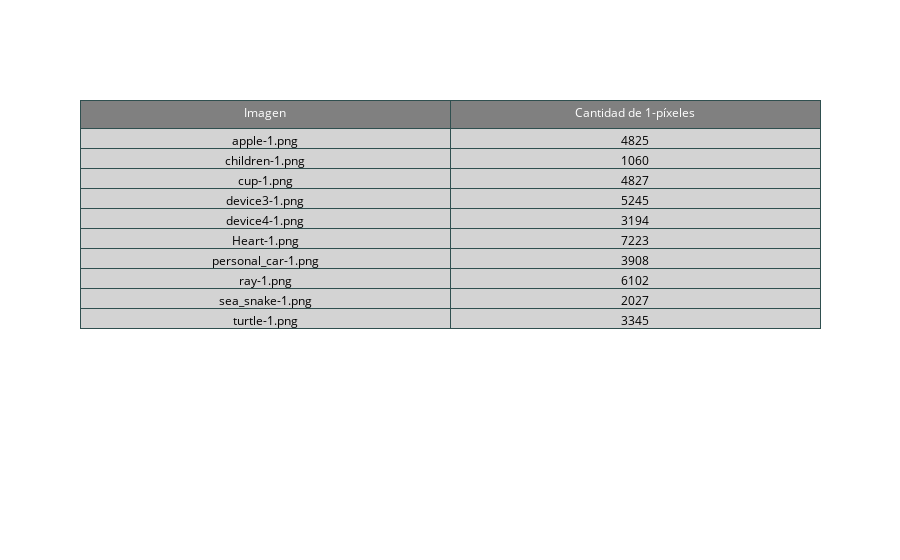

Here is the notebook cell this chart was saved with:
### Code cell
def count_one_pixels(image):
    return np.count_nonzero(image)

n_pixels = []
for image in resized_images:
    n_pixels.append(count_one_pixels(image))

fig = go.Figure(data=[go.Table(header=dict(values=['Imagen', 'Cantidad de 1-píxeles'], line_color='darkslategray',
                fill_color='gray', font=dict(color='white', size=12)),
                cells=dict(values=[names, n_pixels], line_color='darkslategray',
                fill_color='lightgray', font=dict(color='black', size=12)))])
fig.show()

count_one_pixels(resized_images)

### Figure 1 — Plotly figure (JSON) as saved in the notebook; plotly's stock layout.template omitted (floating-point values rounded to 4 significant figures)
{"data": [{"cells": {"fill": {"color": "lightgray"}, "font": {"color": "black", "size": 12}, "line": {"color": "darkslategray"}, "values": [["apple-1.png", "children-1.png", "cup-1.png", "device3-1.png", "device4-1.png", "Heart-1.png", "personal_car-1.png", "ray-1.png", "sea_snake-1.png", "turtle-1.png"], [4825, 1060, 4827, 5245, 3194, 7223, 3908, 6102, 2027, 3345]]}, "header": {"fill": {"color": "gray"}, "font": {"color": "white", "size": 12}, "line": {"color": "darkslategray"}, "values": ["Imagen", "Cantidad de 1-píxeles"]}, "type": "table"}], "layout": {}}
